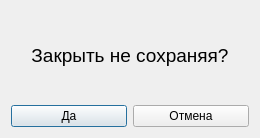
<?xml version="1.0" encoding="UTF-8"?>
<ui version="4.0">
 <class>Dialog_unsave</class>
 <widget class="QDialog" name="Dialog_unsave">
  <property name="geometry">
   <rect>
    <x>0</x>
    <y>0</y>
    <width>260</width>
    <height>138</height>
   </rect>
  </property>
  <property name="windowTitle">
   <string>Подтвеждение</string>
  </property>
  <layout class="QVBoxLayout" name="verticalLayout">
   <item>
    <widget class="QLabel" name="label">
     <property name="font">
      <font>
       <pointsize>14</pointsize>
      </font>
     </property>
     <property name="text">
      <string>Закрыть не сохраняя?</string>
     </property>
     <property name="alignment">
      <set>Qt::AlignCenter</set>
     </property>
    </widget>
   </item>
   <item>
    <layout class="QHBoxLayout" name="horizontalLayout">
     <item>
      <widget class="QPushButton" name="pushButton_cancel">
       <property name="text">
        <string>Да</string>
       </property>
      </widget>
     </item>
     <item>
      <widget class="QPushButton" name="pushButton_2">
       <property name="text">
        <string>Отмена</string>
       </property>
      </widget>
     </item>
    </layout>
   </item>
  </layout>
 </widget>
 <resources/>
 <connections/>
</ui>
